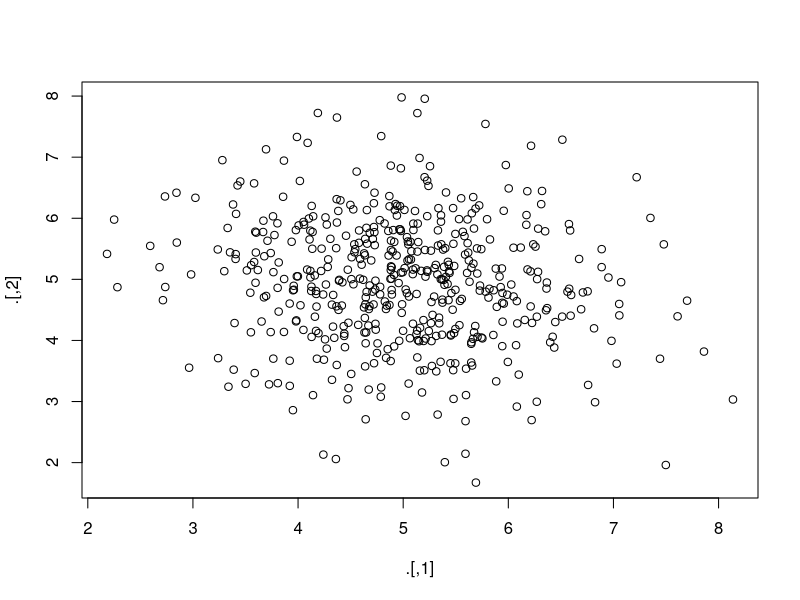
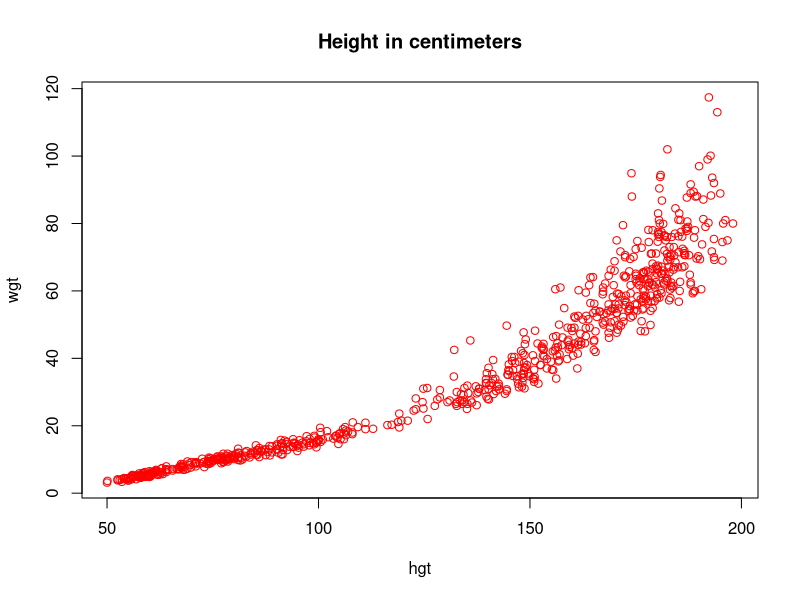
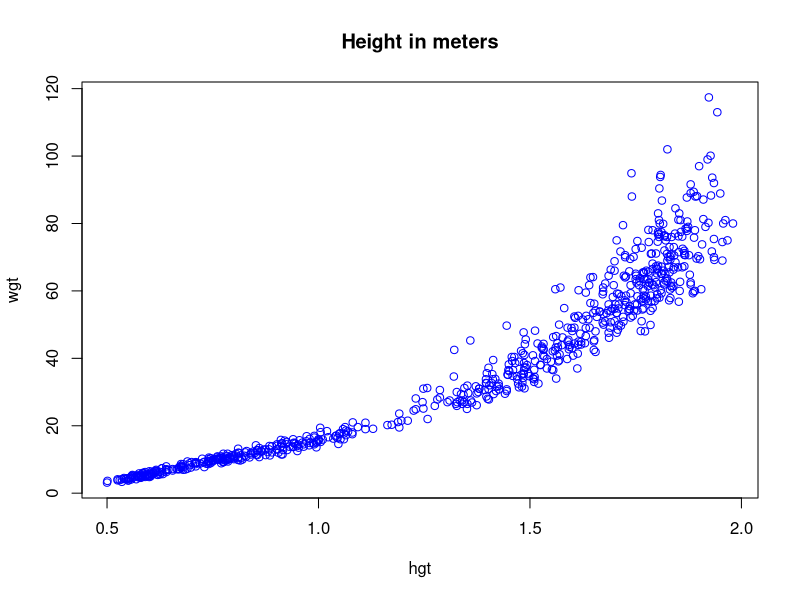
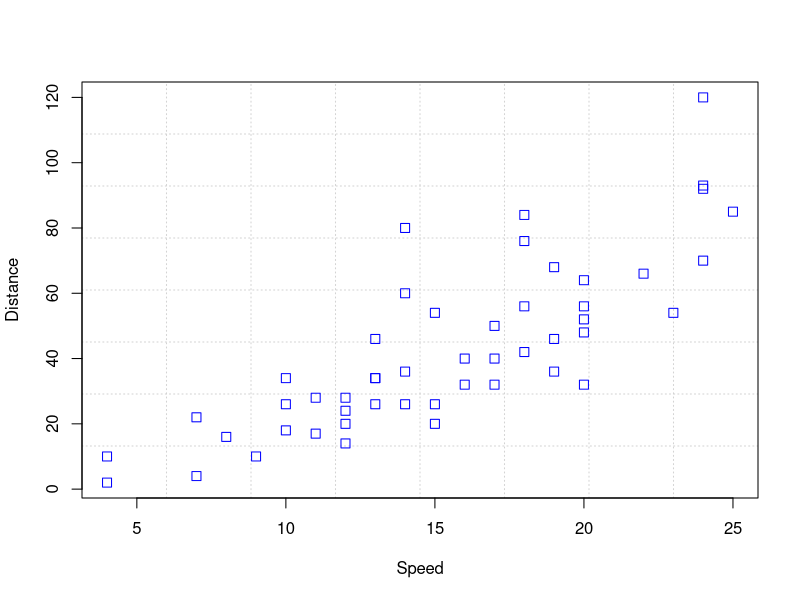
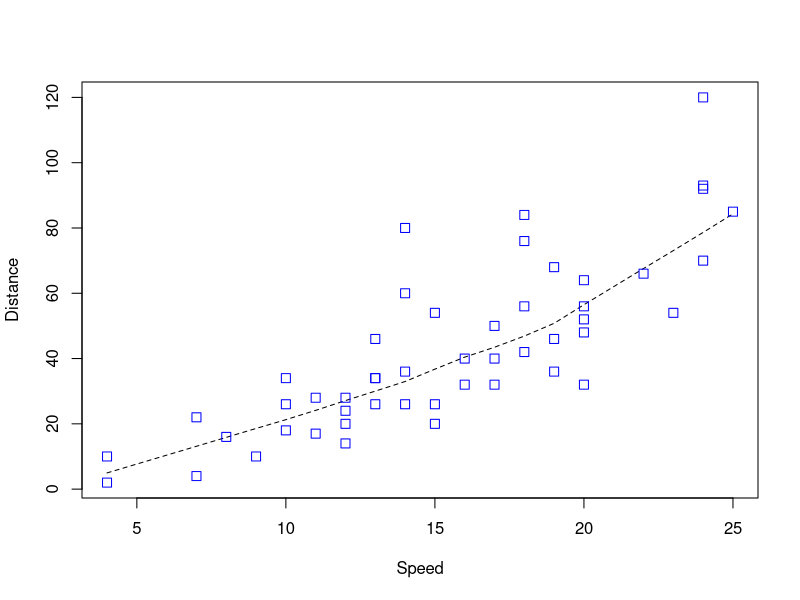
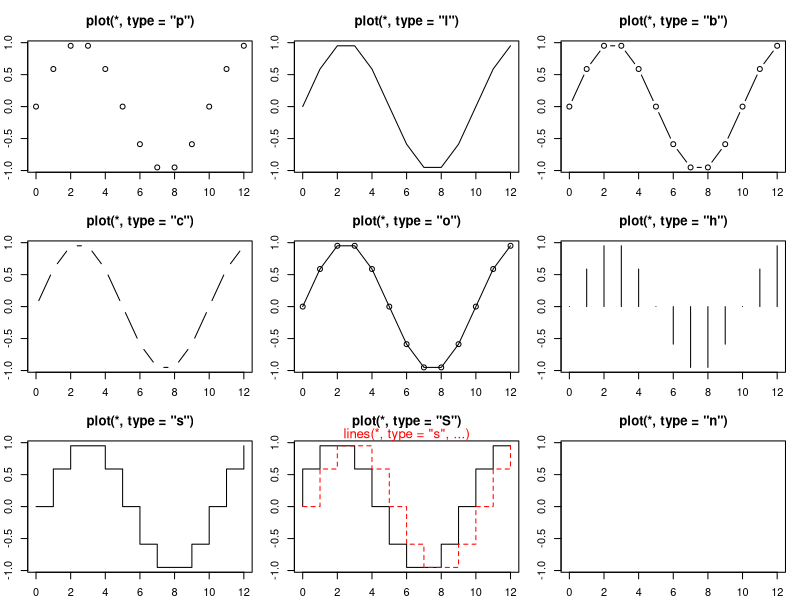
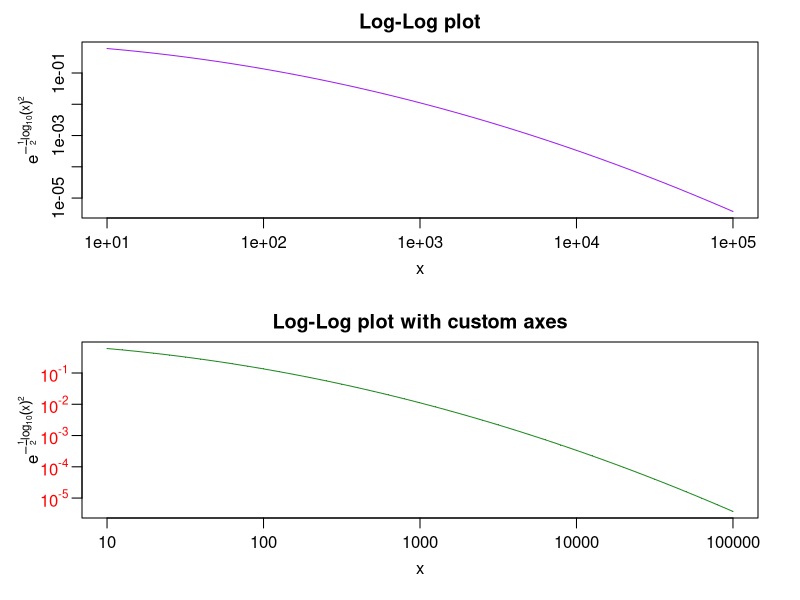
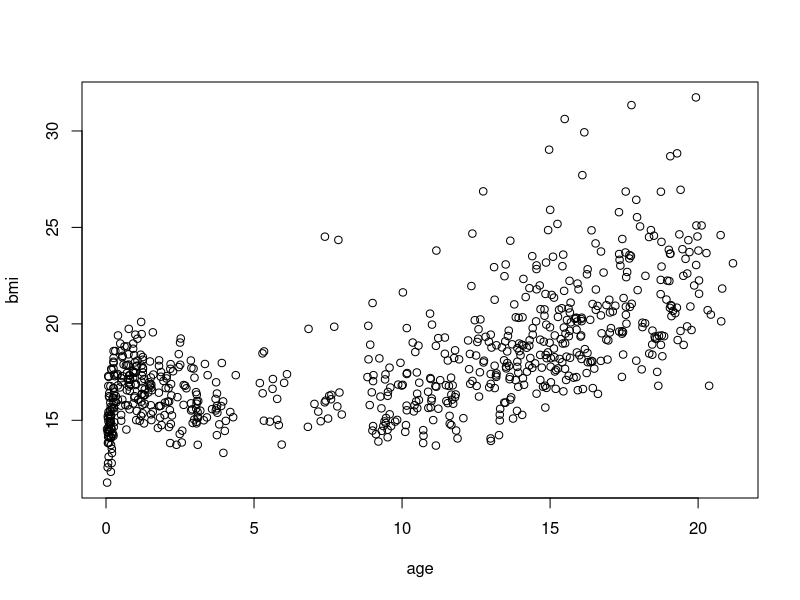

R code for these plots, in order:
## ---- chunk 1
printAnswers <- TRUE
## ---- chunk 2
library(dplyr)     # for data manipulation
library(magrittr)  # for pipes
library(ggplot2)   # for visualization
library(mice)      # for the boys data
## ---- chunk 3
rnorm(1000, 5) %>%
  matrix(ncol = 2) %>%
  plot()
## ---- chunk 4
anscombe %>%
  cor()
## ---- chunk 5
anscombe %>%
  subset(select = c(x4, y4)) %>%
  cor()
## ---- chunk 6
anscombe %$%
  cor(x4, y4)
## ---- chunk 7
help(boys)
?boys
## ---- chunk 8
is.unsorted(boys$age)
## ---- chunk 9
boys %$%
  is.unsorted(age)
## ---- chunk 10
!is.unsorted(boys$age)
## ---- chunk 11
boys %$%
  !is.unsorted(age)
## ---- chunk 12
boys %>%
  subset(select = c("wgt", "hgt")) %>%
  cor(use = "pairwise.complete.obs")
## ---- chunk 13
boys %>%
  subset(select = c("wgt", "hgt")) %>%
  na.omit() %>%
  cor()
## ---- chunk 14
boys %$% 
  cor(hgt, wgt, use = "pairwise.complete.obs")
## ---- chunk 15
boys %>%
  transform(hgt = hgt / 100) %$%
  mean(hgt, na.rm = TRUE)
## ---- chunk 16
boys %>%
  mutate(hgt = hgt / 100) %$%
  mean(hgt, na.rm = TRUE)
## ---- chunk 17
boys %>%
  subset(select = c(hgt, wgt)) %T>%
  plot(col = "red", main = "Height in centimeters") %>%
  transform(hgt = hgt / 100) %>%
  plot(col = "blue", main = "Height in meters")
## ---- chunk 18
?plot
example(plot)
## ---- chunk 19
mice::boys %$% plot(bmi ~ age)
## ---- chunk 20
p <- ggplot(mice::boys, aes(age, bmi))
p + geom_point()
## ---- chunk 21
boys2 <- 
  boys %>%
  mutate(class = cut(bmi, c(0, 18.5, 25, 30, Inf),
                    labels = c("underweight",
                               "healthy",
                               "overweight",
                               "obese")))
## ---- chunk 22
boys3 <- boys
boys3$class <- cut(boys$bmi, c(0, 18.5, 25, 30, Inf), 
                   labels = c("underweight",
                              "healthy",
                              "overweight",
                              "obese"))
## ---- chunk 23
plot(bmi ~ age, subset = class == "underweight", col = "light blue", data = boys2, 
     ylim = c(10, 35), xlim = c(0, 25))
points(bmi ~ age, subset = class == "healthy", col = "light green", data = boys2)
points(bmi ~ age, subset = class == "overweight", col = "orange", data = boys2)
points(bmi ~ age, subset = class == "obese", col = "red", data = boys2)
## ---- chunk 24
boys2 %>%
  ggplot() +
  geom_point(aes(age, bmi, col = class))
## ---- chunk 25
boys2 %>%
  ggplot() +
  geom_point(aes(age, bmi, col = class)) +
  scale_color_manual(values = c("light blue", "light green", "orange", "red"))
## ---- chunk 26
boys2 %>% 
  filter(!is.na(class)) %>%
  ggplot() +
  geom_point(aes(age, bmi, col = class)) +
  scale_color_manual(values = c("light blue", "light green", "orange", "red"))
## ---- chunk 27
boys %$%
  hist(age, breaks = 50)
## ---- chunk 28
boys %$%
  hist(age)
## ---- chunk 29
hist(boys$age, breaks = 50)
## ---- chunk 30
boys %>%
  ggplot() + 
  geom_histogram(aes(age), binwidth = .4)
## ---- chunk 31
boys %$%
  table(reg) %>%
  barplot()
## ---- chunk 32
boys %>%
  ggplot() + 
  geom_bar(aes(reg))
## ---- chunk 33
boys %$%
  boxplot(hgt ~ reg)
## ---- chunk 34
boys %>%
  ggplot(aes(reg, hgt)) +
  geom_boxplot()
## ---- chunk 35
d1 <- boys %>%
  subset(reg == "city") %$%
  density(age)
d2 <- boys %>%
  subset(reg != "city") %$% 
  density(age)

plot(d1, col = "red", ylim = c(0, .08)) 
lines(d2, col = "blue") 

## ---- chunk 36
plot(density(boys$age[!is.na(boys$reg) & boys$reg == "city"]), 
     col = "red", 
     ylim = c(0, .08))
lines(density(boys$age[!is.na(boys$reg) & boys$reg != "city"]), 
      col = "blue")
## ---- chunk 37
boys %>%
  mutate(area = ifelse(reg == "city", "city", "rural")) %>%
  filter(!is.na(area)) %>%
  ggplot(aes(age, fill = area)) +
  geom_density(alpha = .3) # some transparency
## ---- chunk 38
boys %>%
  mutate(Hgt = hgt - mean(hgt, na.rm = TRUE),
         Age = cut(age, 0:22, labels = 0:21)) %>%
  group_by(Age) %>%
  summarize(Hgt = mean(Hgt, na.rm = TRUE)) %>% 
  mutate(Diff = cut(Hgt, c(-Inf, 0, Inf),
                    labels = c("Below Average", "Above Average"))) %>%
  ggplot(aes(x = Age, y = Hgt, fill = Diff)) + 
  geom_bar(stat = "identity") +
  coord_flip()
## ---- chunk 39
boys %>%
  group_by(reg) %>% 
  summarize(mean_hgt = mean(hgt, na.rm = TRUE), 
            sd_hgt   = sd(hgt, na.rm = TRUE))
## ---- chunk 40
boys %>%
  mutate(Hgt = hgt - mean(hgt, na.rm = TRUE),
         Age = cut(age, 0:22, labels = 0:21)) %>%
  aggregate(Hgt ~ Age, data = ., mean) %>% #specify data = . to allow formula
  mutate(Diff = cut(Hgt, c(-Inf, 0, Inf),
                    labels = c("Below Average", "Above Average"))) %>%
  ggplot(aes(x = Age, y = Hgt, fill = Diff)) + 
  geom_bar(stat = "identity") +
  coord_flip()
## ---- chunk 41
boys %>%
  aggregate(hgt ~ reg, data = ., FUN = mean)
